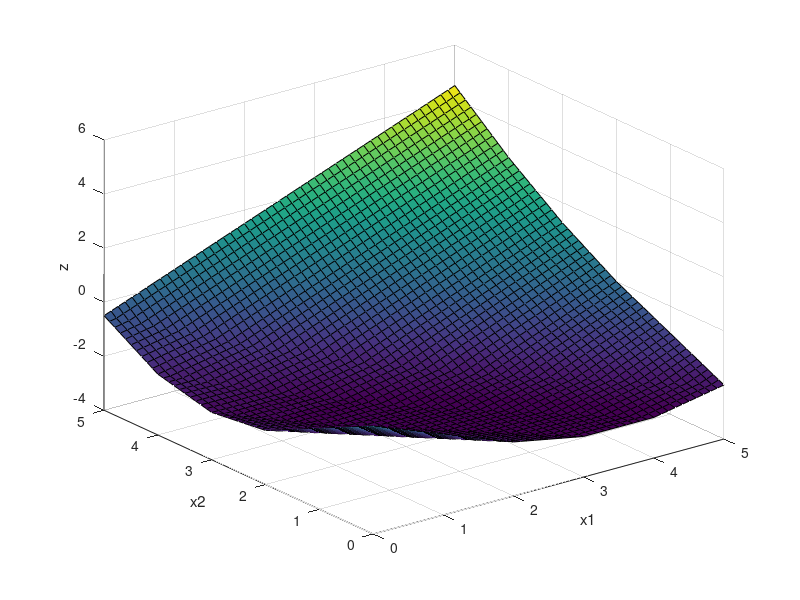

MATLAB code to generate this figure:
% Plot value function + objective at first node
function plotVx

[x1, x2] = meshgrid(0:0.1:5,0:0.1:5) ;
d = [2 3 4 5] ;
p = 1/4 ;
z = zeros(size(x1)) ;
for i = 1:size(x1, 1)
    for j = 1:size(x1, 2)
        z(i,j) = x1(i,j) + 2 * x2(i,j) ;
        for k = 1:length(d)
            s2 = min(x2(i,j), d(k)) ;
            s1 = min(x1(i,j), d(k) - s2) ;
            z(i,j) = z(i,j) + p * (- 2 * s1 - 3 * s2) ;
        end
    end
end

figure ; 
surf(x1, x2, z) ;
xlabel('x1') ;
ylabel('x2') ;
zlabel('z') ;